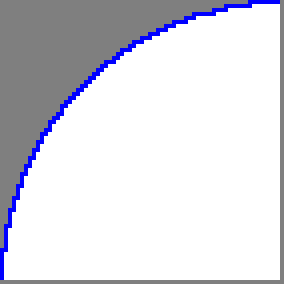
%> input picture Codes/71x71.bmp, 71 x 71 px (shown 4 times larger)
$ octave Algo_genetique_random_start_round_shape.m   (GNU Octave 9; MATLAB toolbox functions it lacks are replaced by stand-ins)
%> lines starting %> are read from the running program, lines starting %| are printed output that depends on the picture
### Codes/init_image.m
%https://doi.org/10.1016/j.ijthermalsci.2016.05.015
%https://github.com/Raphael-Boichot/A-genetic-algorithm-for-topology-optimization-of-area-to-point-heat-conduction-problem
function boundary_conditions_ini=init_image(boundary_conditions_ini,number_conductive_cells, yet_conductive_pixels, k0, kp_k0)

%r閏up鑢e les dimensions de l'image
[height,width,~]=size(boundary_conditions_ini);
k=0;

if number_conductive_cells>yet_conductive_pixels
    while k<(number_conductive_cells-yet_conductive_pixels)
        h=ceil(rand*height);
        l=ceil(rand*width);
        if boundary_conditions_ini(h,l)==k0
            boundary_conditions_ini(h,l)=k0*kp_k0;
            k=k+1;
        end
    end
end

if number_conductive_cells<yet_conductive_pixels
    while k<(yet_conductive_pixels-number_conductive_cells)
        h=ceil(rand*height);
        l=ceil(rand*width);
        if boundary_conditions_ini(h,l)==k0*kp_k0
            boundary_conditions_ini(h,l)=k0;
            k=k+1;
        end
    end
end

### Codes/Algo_genetique_random_start_round_shape.m
%https://doi.org/10.1016/j.ijthermalsci.2016.05.015
%https://github.com/Raphael-Boichot/A-genetic-algorithm-for-topology-optimization-of-area-to-point-heat-conduction-problem
clc;
clear;
close all;

%%%%%%%%%%%%%%%%%%%%%%%%%%%%%%%%%%%%%%%%%%%%%%%%%%%%%%%%
%User parameters
%%%%%%%%%%%%%%%%%%%%%%%%%%%%%%%%%%%%%%%%%%%%%%%%%%%%%%%%
%---------Conditions for thermal science-----------------------------------
k0=1;                           %conductivity of the heating matter
kp_k0=10;                       %conductivity of the draining material
p=1e6;                          %surface of volume power density
delta_x=0.001;                  %size of x/y square cells
Heat_sink_temperature=298;      %self explanatory
filling_ratio=0.3;              %ratio of conductive matter on the surface
starting_image='71x71.bmp';
%--------Hyper parameters for genetic algorithm----------------------------
%hyper parameters have been optimized with blood, sweat, and tears
%Believe me, they are efficient for tackling this problem
population_size=1000;           %size of the topology dataset
population_best=200;            %rank of the last topology allowed to survive
split_crossover=5;              %Image will be splitted split_crossover times in average during crossover (constant with epoch)
prob_mutation_max=0.1;          %mutation probability at each cell (decrases with epoch, see code)
convergence_criterion=500;      %after n steps without better configuration, code stops
MC_pre_run=25;                  %at first step, multiplier for the initial population in order to perform Monte-Carlo seach
reload=0;                       %1=start from backup if any
%--------------------------------------------------------------------------

if reload==0
    delete('Current_state.mat');%ease of life modification
end

rng('shuffle', 'twister')
mkdir('Figure');
mkdir('Best_topology');
mkdir('Average_topology');
figure('Position',[100 100 1200 600]);

T_comp=0;
table=zeros(population_size*MC_pre_run,2);
pixels=imread(starting_image);
%> pixels is the input picture: size 71x71x3 uint8; mean R, G, B 217.3, 217.3, 224.4
[height,width,layers]=size(pixels);
%> height = 71; width = 71; layers = 3
prob_crossover=split_crossover/(height*width);
%> prob_crossover = 0.000992
Initial_boundary_limits=zeros(height,width);
non_conductive_pixels=0;
yet_conductive_pixels=0;

%%%%%%%%%%%%%%%%%%%%%%%%%%%%%%%%%%%%%%%%%%%%%%%%%%%%%%%%
%Image translation into boundary limits
%%%%%%%%%%%%%%%%%%%%%%%%%%%%%%%%%%%%%%%%%%%%%%%%%%%%%%%%
for k = 1:1:height
    for l = 1:1:width
        red = pixels(k,l,1);
        green = pixels(k,l,2);
        blue = pixels(k,l,3);
        if (red == 127) && (green == 127) && (blue == 127)
            Initial_boundary_limits(k,l)=-2;
        end
        if (red == 0) && (green == 0) && (blue == 255)
            Initial_boundary_limits(k,l)=-3;
        end
        if (red == 0) && (green == 0) && (blue == 0)
            Initial_boundary_limits(k,l)=k0*kp_k0;
            yet_conductive_pixels=yet_conductive_pixels+1;
        end
        if (red == 255) && (green == 255) && (blue == 255)
            Initial_boundary_limits(k,l)=k0;
            non_conductive_pixels=non_conductive_pixels+1;
        end
    end
end
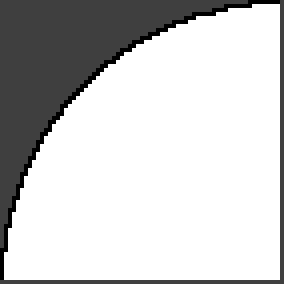
%> Initial_boundary_limits: size 71x71 double (shown 4 times larger); min -3, max 1, mean 0.172; drawn with min black and max white
%> after the loop, non_conductive_pixels = 3696; yet_conductive_pixels = 0

%%%%%%%%%%%%%%%%%%%%%%%%%%%%%%%%%%%%%%%%%%%%%%%%%%%%%%%%
%initial population creation
%%%%%%%%%%%%%%%%%%%%%%%%%%%%%%%%%%%%%%%%%%%%%%%%%%%%%%%%
population=zeros(height, width,population_size*MC_pre_run);
conductive_pixels=ceil((non_conductive_pixels+yet_conductive_pixels)*filling_ratio);
%> conductive_pixels = 1109
checksum=conductive_pixels;
%> checksum = 1109
%topology_history=zeros(height, width, nb_generations);

%Check is a preceding session was crashed and reload it
if isfile('Current_state.mat')
    disp('Reloading last session and continuing from last known configuration...');
    disp('To start from scratch erase manually the *.mat file in directory');
    load Current_state.mat
    m=g;
else
    disp('Creating the initial population frow scratch and cleaning directories...');
    delete('Figure/*.png');
    delete('Best_topology/*.png');
    delete('Average_topology/*.png');
%> (the run ends here)
